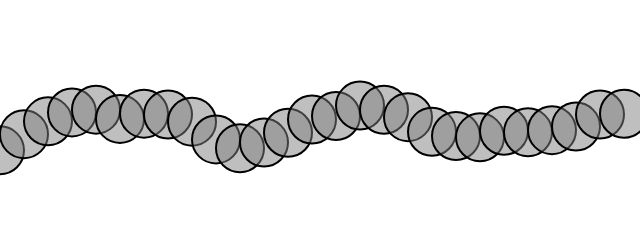
Frame 1 (no input)
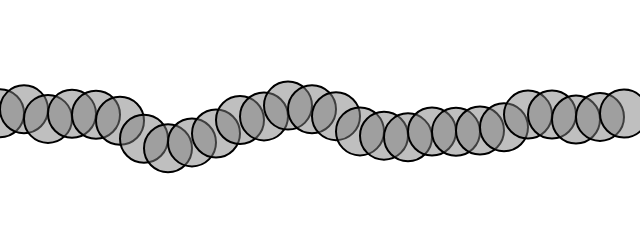
Frame 60 (no input)
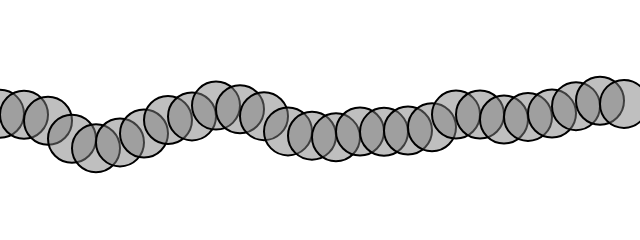
Frame 120 (the mouse pressed at the canvas centre since frame 60)

The p5.js sketch that drew these frames (run headless with seeded random() and noise() and a simulated clock; from frame 60 on, the mouse is pressed at the canvas centre):

// p5.js sketch
// ── sketch.js
let startAngle = 0;
let angleVel = 0.2;

function setup() {
  createCanvas(640, 240);
}

function draw() {
  background(255);

  let angle = startAngle;

  stroke(0);
  strokeWeight(2);
  fill(127, 127);

  for (let x = 0; x <= width; x += 24) {
    let y = map(noise(angle), -1, 1, 0, height);
    circle(x, y-50, 48);
    angle += angleVel;
  }

  startAngle +=0.01;
}
